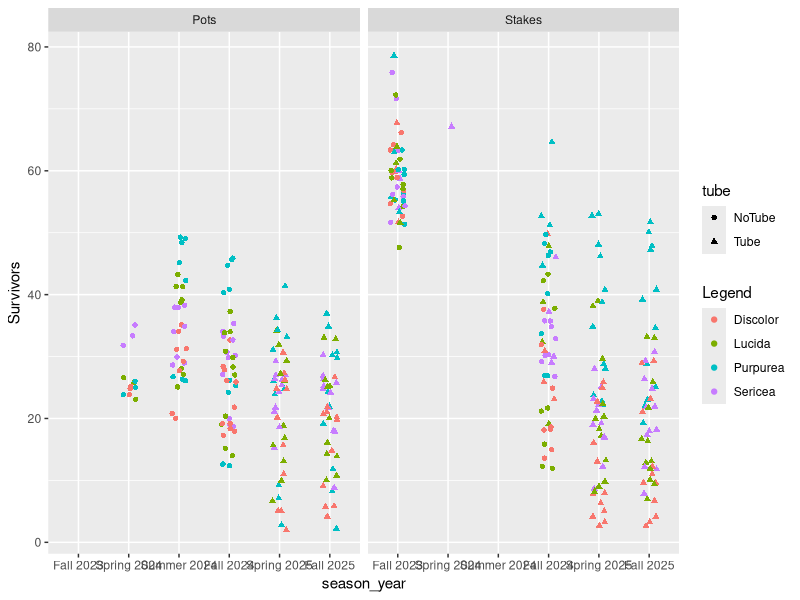
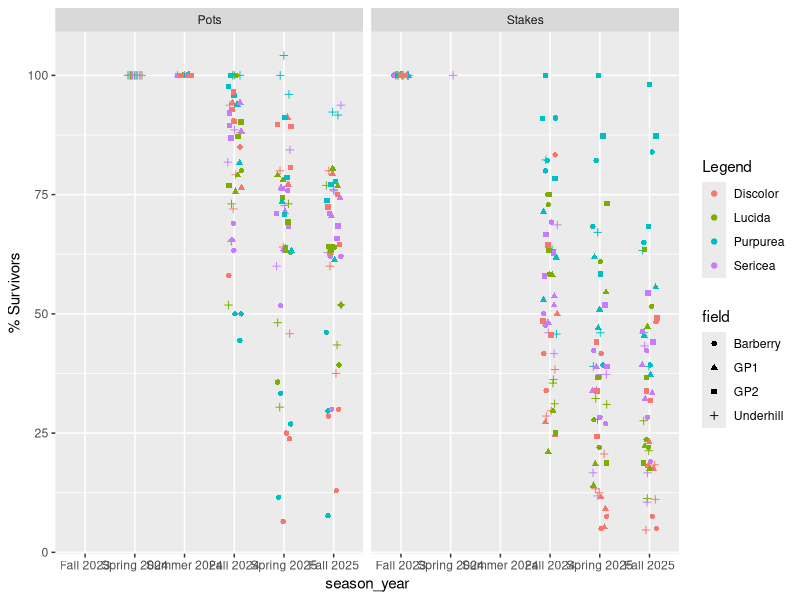
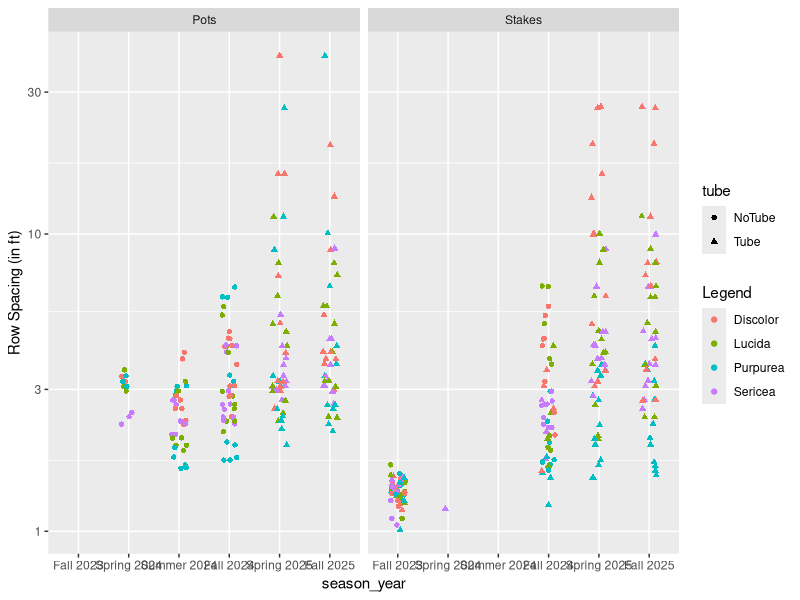
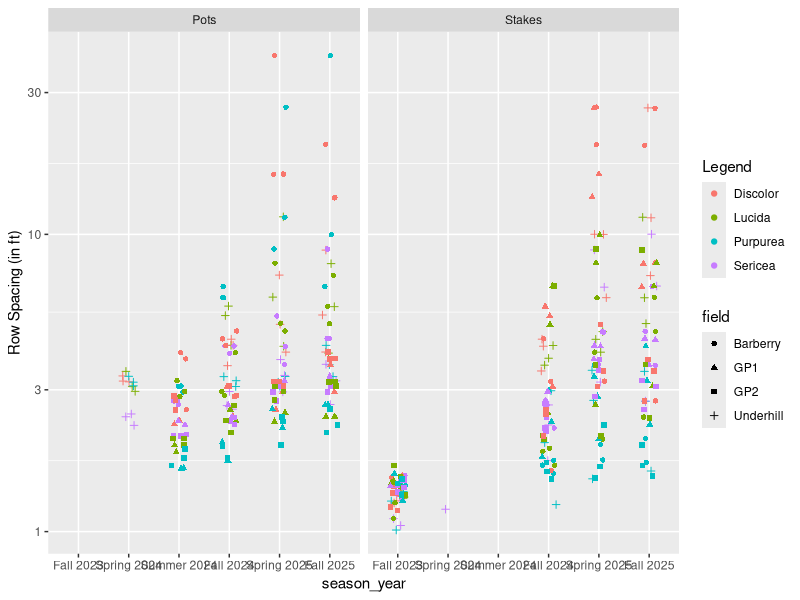
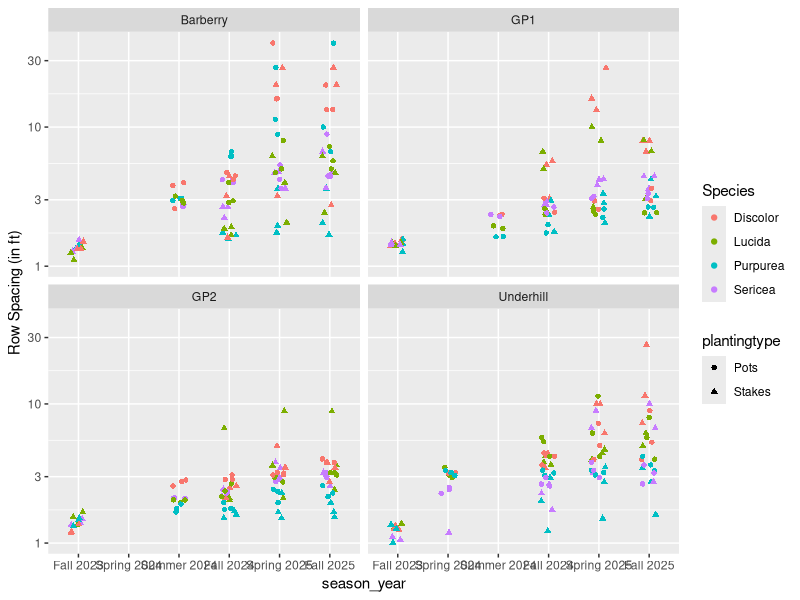
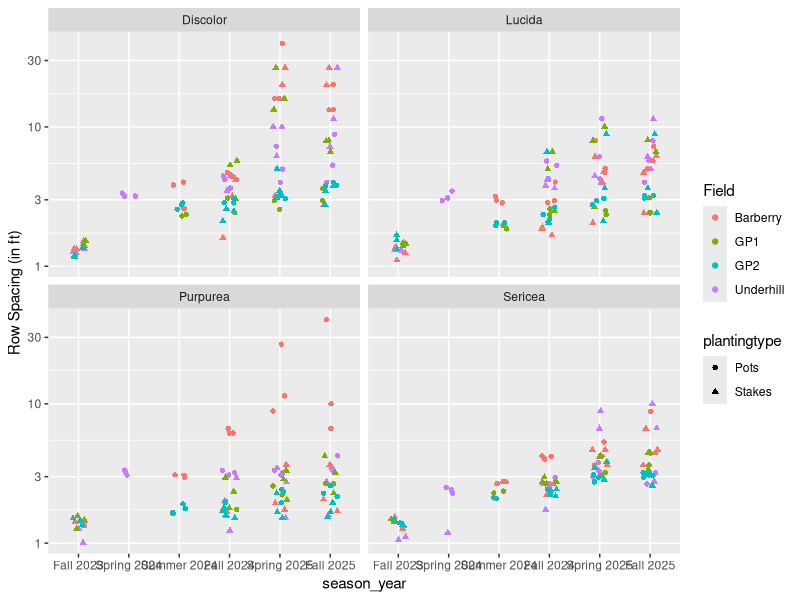
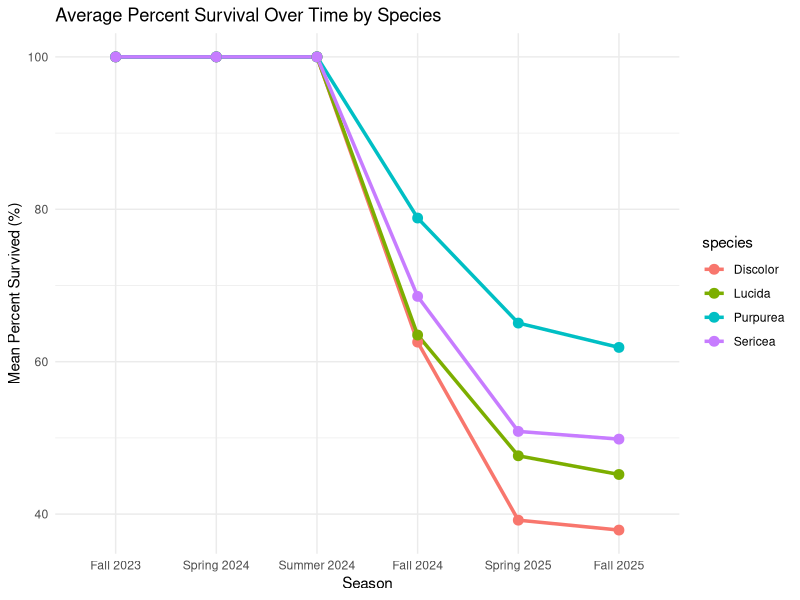
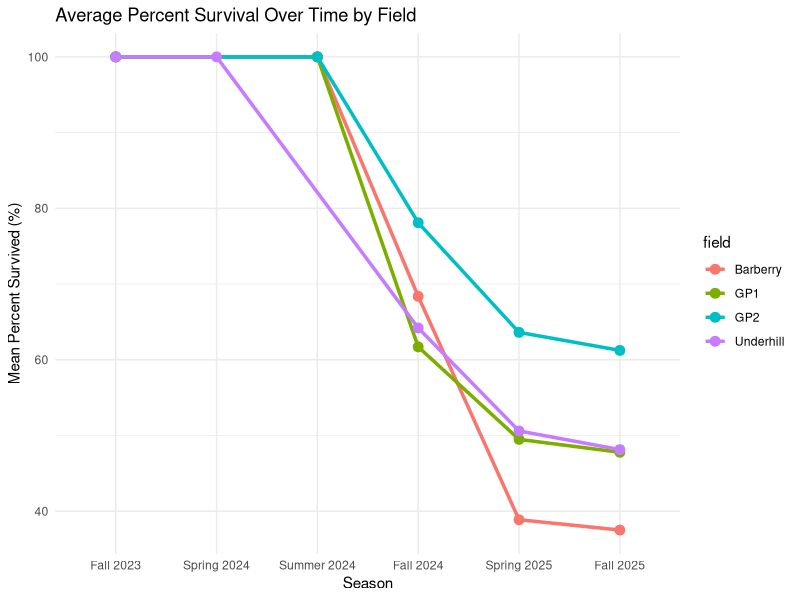

These charts were generated, in order, by the following R code:
## read in data
willowsurvive <- read.csv("SurvivalRates2025.csv")

# Add libraries
library(tidyverse)

# New column combining month and year
willowsurvive$season_year <- paste(willowsurvive$season, willowsurvive$year)

# Establish correct timeline order
season_year_order <- c("Fall 2023", "Spring 2024", "Summer 2024", "Fall 2024",
                       "Spring 2025", "Fall 2025")
willowsurvive <- willowsurvive %>%
  mutate(season_year = factor(season_year, levels = season_year_order))


## Alejandro script

ggplot(
  data = willowsurvive,
  mapping = aes(x = season_year, y = ((count)), color = species, shape = tube))+
  geom_jitter(width=.15) +
  labs(y ="Survivors", color = "Legend")+ 
  facet_wrap(~plantingtype)

ggplot(
  data = willowsurvive,
  mapping= aes(x = season_year, y = ((percentsurvived)), color = species, shape = field))+
  geom_jitter(width=.15) +
  labs(y ="% Survivors", color ="Legend") + facet_wrap(~plantingtype)

ggplot(
  data = willowsurvive,
  mapping = aes(x = season_year, y = (1/(count/80)), color = species, shape = tube))+
  geom_jitter(width=.15)+ scale_y_log10()+
  labs(y ="Row Spacing (in ft)", color ="Legend")+ facet_wrap(~plantingtype)

ggplot(
  data = willowsurvive,
  mapping = aes(x = season_year, y = (1/(count/80)), color = species, shape = field))+
  geom_jitter(width=.15)+scale_y_log10()+
  labs(y ="Row Spacing (in ft)", color = "Legend")+ facet_wrap(~plantingtype)


## Leah addition
ggplot(
  data = willowsurvive,
  mapping = aes(x = season_year, y = (1/(count/80)), color = species, shape = plantingtype))+
  geom_jitter(width=.15)+scale_y_log10()+
  labs(y ="Row Spacing (in ft)", color = "Species")+ facet_wrap(~field)

ggplot(
  data = willowsurvive,
  mapping = aes(x = season_year, y = (1/(count/80)), color = field, shape = plantingtype))+
  geom_jitter(width=.15)+scale_y_log10()+
  labs(y ="Row Spacing (in ft)", color = "Field")+ facet_wrap(~species)


## Leah script
## Percent survived (mean)
willowsurvive %>%
  group_by(season_year, species) %>%
  summarise(mean_survival = mean(percentsurvived, na.rm = TRUE),
            .groups = "drop") %>%
  ggplot(aes(x = season_year,
             y = mean_survival,
             color = species,
             group = species)) +
  geom_line(linewidth = 1.2) +
  geom_point(size = 3) +
  labs(title = "Average Percent Survival Over Time by Species",
       x = "Season",
       y = "Mean Percent Survived (%)") +
  theme_minimal()


willowsurvive %>%
  group_by(season_year, field) %>%
  summarise(mean_survival = mean(percentsurvived, na.rm = TRUE),
            .groups = "drop") %>%
  ggplot(aes(x = season_year,
             y = mean_survival,
             color = field,
             group = field)) +
  geom_line(linewidth = 1.2) +
  geom_point(size = 3) +
  labs(title = "Average Percent Survival Over Time by Field",
       x = "Season",
       y = "Mean Percent Survived (%)") +
  theme_minimal()


## Percent survived (mean) by field  
willowsurvive %>%
  group_by(field, season_year, species) %>%
  summarise(mean_survival = mean(percentsurvived, na.rm = TRUE),
              .groups = "drop") %>%
  ggplot(aes(x = season_year,
               y = mean_survival,
               color = species,
               group = species)) +
  geom_line(linewidth = 1.2) +
  geom_point(size = 3) +
  facet_wrap(~ field) +
  labs(title = "Average Percent Survival Over Time by Species",
       x = "Season",
       y = "Mean Percent Survived (%)") +
    theme_minimal()  



## *** Percent survived by species & field in Fall 2025 (most recent data collected)
willowsurvive %>%
filter(season_year == "Fall 2025") %>%
ggplot(aes(x = species, y = percentsurvived, fill = field)) +
  geom_bar(stat = "identity", position = "dodge") +
  facet_wrap(~ season_year) +
  theme_minimal() +
  labs(title = "Percent Survived by Species and Field",
       x = "Species",
       y = "Percent Survived (%)") +
  theme(axis.text.x = element_text(angle = 45, hjust = 1))




## Mean survival count
willowsurvive %>%
  group_by(field, season_year, species, plantingtype) %>%
  summarise(mean_count = mean(count, na.rm = TRUE),
            .groups = "drop") %>%
  ggplot(aes(x = season_year,
             y = mean_count,
             color = species, 
             linetype = plantingtype,
             group = interaction(species, plantingtype))) +
  geom_line(linewidth = 1.2) +
  geom_point(size = 3) +
  facet_wrap(~ field) +
  labs(title = "Average Surviving Count Over Time by Species and Field",
       x = "Season",
       y = "Mean Surviving Count") +
  theme_minimal() +
  theme(axis.text.x = element_text(angle = 45, hjust = 1))



## Initial vs final count scatter plot (with species)
willowsurvive %>%
  filter(season_year == "Fall 2025") %>%
  ggplot(aes(x = firstcount,
             y = count,
             color = species,
             shape = plantingtype)) +
  geom_point(size = 3) +
  geom_abline(slope = 1, intercept = 0, linetype = "dashed") +
  facet_wrap(~ field) +
  labs(title = "Final Surviving Count vs Initial Count (Fall 2025)",
       x = "Initial Count",
       y = "Final Surviving Count") +
  theme_minimal()



## Same but averaged
willowsurvive %>%
  filter(season_year == "Fall 2025") %>%
  group_by(field, species, plantingtype) %>%
  summarise(
    mean_firstcount = mean(firstcount, na.rm = TRUE),
    mean_count      = mean(count, na.rm = TRUE),
    .groups = "drop"
  ) %>%
  ggplot(aes(x = mean_firstcount,
             y = mean_count,
             color = species,
             shape = plantingtype)) +
  geom_point(size = 4) +
  geom_abline(slope = 1, intercept = 0, linetype = "dashed") +
  facet_wrap(~ field) +
  labs(title = "Average Final Surviving Count vs Initial Count (Fall 2025)",
       x = "Average Initial Count",
       y = "Average Final Surviving Count") +
  theme_minimal()


## Distinguishes the rows
willowsurvive %>%
  filter(season_year == "Fall 2025") %>%
  ggplot(aes(x = firstcount,
             y = count,
             color = species,
             shape = plantingtype,
             alpha = row)) +
  geom_point(size = 3) +
  geom_abline(slope = 1, intercept = 0, linetype = "dashed") +
  facet_wrap(~ field) +
  scale_alpha_manual(values = c("Row1" = 1, "Row2" = 0.7, "Row3" = 0.4)) +
  labs(title = "Final Surviving Count vs Initial Count (Fall 2025)",
       x = "Initial Count",
       y = "Final Surviving Count",
       alpha = "Row") +
  theme_minimal()


## facet by species
willowsurvive %>%
  filter(season_year == "Fall 2025") %>%
  ggplot(aes(x = firstcount,
             y = count,
             color = field,
             shape = plantingtype)) +
  geom_point(size = 3) +
  geom_abline(slope = 1, intercept = 0, linetype = "dashed") +
  facet_wrap(~ species) +
  labs(title = "Final Surviving Count vs Initial Count (Fall 2025)",
       x = "Initial Count",
       y = "Final Surviving Count") +
  theme_minimal()

## Same but averaged
willowsurvive %>%
  filter(season_year == "Fall 2025") %>%
  group_by(field, species, plantingtype) %>%
  summarise(
    mean_firstcount = mean(firstcount, na.rm = TRUE),
    mean_count      = mean(count, na.rm = TRUE),
    .groups = "drop"
  ) %>%
  ggplot(aes(x = mean_firstcount,
             y = mean_count,
             color = field,
             shape = plantingtype)) +
  geom_point(size = 4) +
  geom_abline(slope = 1, intercept = 0, linetype = "dashed") +
  facet_wrap(~ species) +
  labs(title = "Average Final Surviving Count vs Initial Count (Fall 2025)",
       x = "Average Initial Count",
       y = "Average Final Surviving Count") +
  theme_minimal()



## Do i actually like these:
{
## Initial vs final count (by only planting type)
willowsurvive %>%
  filter(season_year == "Fall 2025") %>%
  ggplot(aes(x = firstcount,
             y = count,
             color = plantingtype)) +
  geom_point(size = 3, alpha = 0.7) +
  geom_abline(slope = 1, intercept = 0, linetype = "dashed") +
  facet_wrap(~ field) +
  labs(title = "Final Surviving vs Initial Count by Planting Type",
       x = "Initial Count",
       y = "Final Surviving Count") +
  theme_minimal()


## Initial vs final count (by species)
willowsurvive %>%
  filter(season_year == "Fall 2025") %>%
  ggplot(aes(x = firstcount,
             y = count,
             color = fieldplanting)) +
  geom_point(size = 3, alpha = 0.8) +
  geom_abline(slope = 1, intercept = 0, linetype = "dashed") +
  facet_wrap(~ species) +
  labs(title = "Final Surviving vs Initial Count by Field–Planting Combination",
       x = "Initial Count",
       y = "Final Surviving Count") +
  theme_minimal()

## Initial vs final count (by fieldplanting)
willowsurvive %>%
  filter(season_year == "Fall 2025") %>%
  ggplot(aes(x = firstcount,
             y = count,
             color = species)) +
  geom_point(size = 3, alpha = 0.8) +
  geom_abline(slope = 1, intercept = 0, linetype = "dashed") +
  facet_wrap(~ fieldplanting) +
  labs(title = "Final Surviving vs Initial Count by Field–Planting Combination",
       x = "Initial Count",
       y = "Final Surviving Count") +
  theme_minimal()
  }


## Tube

willowsurvive %>%
  filter(season_year == "Fall 2025") %>%
  mutate(survival_ratio = count / firstcount) %>%
  ggplot(aes(x = tube,
             y = survival_ratio,
             fill = tube)) +
  geom_boxplot(alpha = 0.7) +
  facet_wrap(~ field) +
  labs(title = "Effect of Tubes on Survival (Fall 2025)",
       x = "Tube Status",
       y = "Proportion Surviving") +
  theme_minimal()

willowsurvive %>%
  group_by(field, season_year, tube) %>%
  summarise(mean_survival = mean(percentsurvived, na.rm = TRUE),
            .groups = "drop") %>%
  ggplot(aes(x = season_year,
             y = mean_survival,
             color = tube,
             group = tube)) +
  geom_line(linewidth = 1.2) +
  geom_point(size = 3) +
  facet_wrap(~ field) +
  labs(title = "Survival Trends by Tube Status",
       x = "Season",
       y = "Mean Percent Survived (%)",
       color = "Tube Status") +
  theme_minimal() +
  theme(axis.text.x = element_text(angle = 45, hjust = 1))

willowsurvive %>%
  filter(season_year == "Fall 2025") %>%
  mutate(survival_ratio = count / firstcount) %>%
  ggplot(aes(x = tube,
             y = survival_ratio,
             fill = species)) +
  geom_boxplot(position = position_dodge(width = 0.8)) +
  facet_wrap(~ field) +
  labs(title = "Tube Effects by Species (Fall 2025)",
       x = "Tube Status",
       y = "Proportion Surviving") +
  theme_minimal()


willowsurvive %>%
  group_by(field, season_year, tube) %>%
  summarise(mean_survival = mean(percentsurvived, na.rm = TRUE),
            .groups = "drop") %>%
  ggplot(aes(x = season_year,
             y = mean_survival,
             color = tube,
             group = tube)) +
  geom_line(linewidth = 1.2) +
  geom_point(size = 3) +
  facet_wrap(~ field) +
  labs(title = "Survival Trends: Tube vs No-Tube",
       x = "Season",
       y = "Mean Percent Survived (%)",
       color = "Tube Status") +
  theme_minimal() +
  theme(axis.text.x = element_text(angle = 45, hjust = 1))
